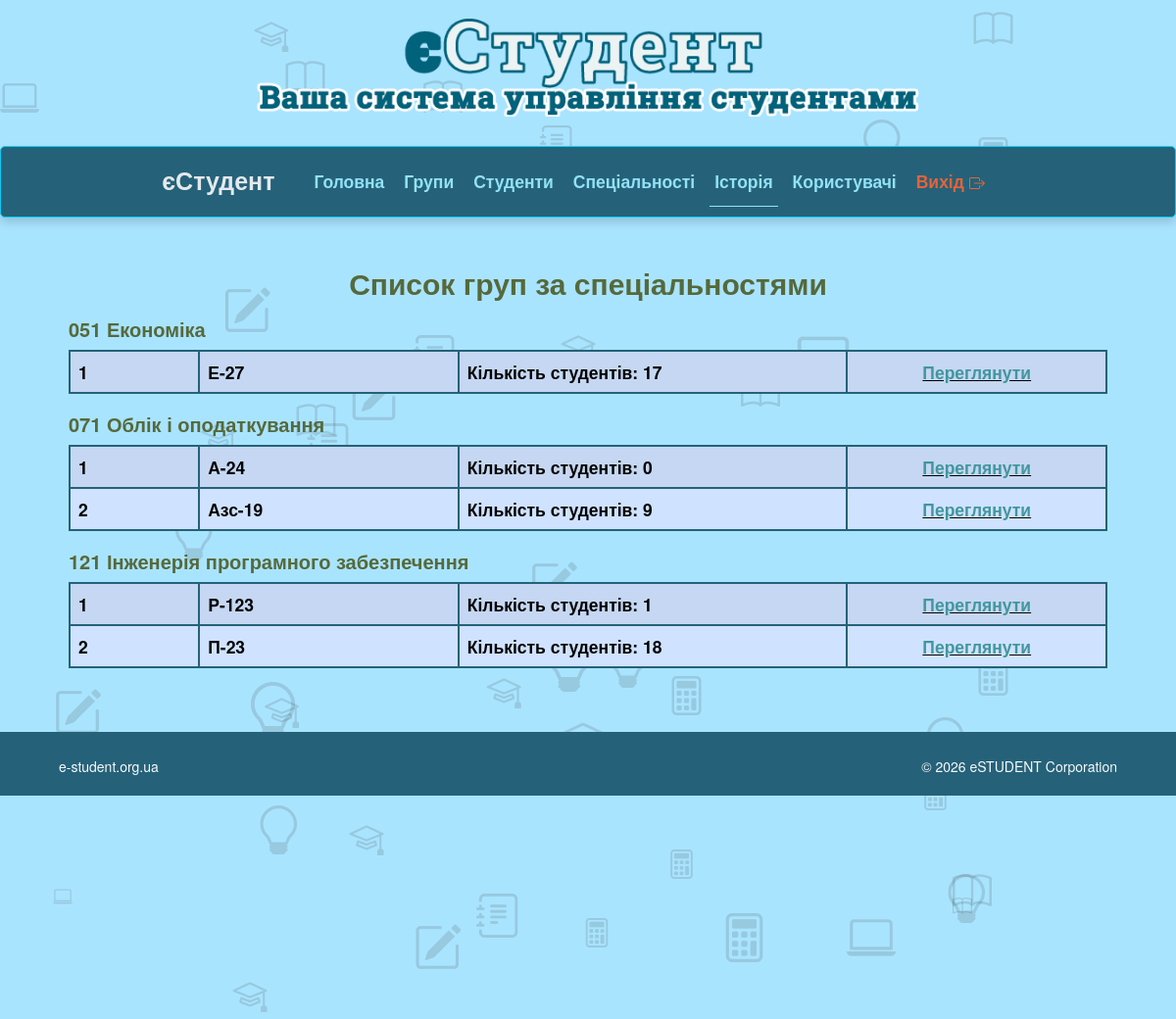
The page /admin/filter_old_group.php (signed in) on the database its author committed.
### tables this page shows
CREATE TABLE `old_st_group` (
  `operation_id` int(11) NOT NULL,
  `operation_name` varchar(63) NOT NULL,
  `operation_date` date NOT NULL,
  `g_vipusc` varchar(3) NOT NULL,
  `g_im` varchar(7) NOT NULL,
  `g_galuz` varchar(50) NOT NULL,
  `g_spec` varchar(80) NOT NULL,
  `g_specz` varchar(80) NOT NULL,
  `g_course` varchar(1) NOT NULL,
  `g_count_stud` int(2) NOT NULL,
  `g_count_derg` int(2) NOT NULL,
  `g_count_comerc` int(2) NOT NULL,
  `g_nastav` varchar(20) NOT NULL,
  `g_formnavch` varchar(10) NOT NULL DEFAULT 'Денна',
  `g_id_sp` varchar(10) NOT NULL
);

### admin/filter_old_group.php (the view, shortened to what this page needs)
<!DOCTYPE html>
<html lang="en">
    <head>
         <link href="https://cdn.jsdelivr.net/npm/bootstrap@5.3.6/dist/css/bootstrap.min.css" rel="stylesheet">
        <link rel="stylesheet" href="../assets/css/bootstrap.css" rel="stylesheet">
		<link rel="stylesheet" href="../css/my_style.css" rel="stylesheet">
	</head>
<body>
    <div id="body-bg">
        <div id="header">
            <div class="container">
                <div class="row">
                    <div class="logo">
                        <a href="index.html" title="">
                            <img style="width: 100%;" src="../assets/img/logo.png" alt="Logo" />
                        </a>
                    </div>
                </div>
            </div>
        </div>
        <?php include ("../include/adm_menu.php"); ?>
        <?php include ("../include/background_icon.php"); ?>
        <div class="container bottom-border">
            <div class="row padding-top-40">
                <div class="col-md-12">
                    <h2 class="text-center" style="color:#56693c;"><strong>Список груп за спеціальностями</strong></h2>
                    <?php
                    $result_specs = mysqli_query($linc, "SELECT DISTINCT g_spec FROM old_st_group   ORDER BY g_spec ASC");
                    if (mysqli_num_rows($result_specs) > 0) {
                        while ($spec = mysqli_fetch_assoc($result_specs)) {
                            echo '<h3 class="fs-2" style="margin-left:10px; margin-top:20px; color:#56693c;"><strong>' . $spec['g_spec'] . '</strong></h3>';
                            $result_groups = mysqli_query($linc, "SELECT * FROM old_st_group  WHERE g_spec='" . mysqli_real_escape_string($linc, $spec['g_spec']) . "' GROUP BY g_im ORDER BY g_im ASC");
                            if (mysqli_num_rows($result_groups) > 0) {
                                echo '<div class="col-md-12" style="margin-top:0px;border:none;">';
                                echo '<table class="table table-primary rounded-1 table-striped 98px fs-3 fs-sm-1 justify-content-center 	table-responsive-md" style="width: 100% ; min-width: 400px;">';
                                $i = 1;
                                while ($group = mysqli_fetch_assoc($result_groups)) {
                                    echo '<tr>';
                                    echo    '<td class="col-md-1" style="white-space: nowrap;"><strong>' . $i . '</strong></td>';
                                    echo    '<td class="col-md-2"><strong>' . $group['g_im'] . '</strong></td>';
                                    echo    '<td class="col-md-3" style="white-space: nowrap;"><strong>Кількість студентів: ' . $group['g_count_stud'] . '</strong></td>';
                                        echo '<td class="col-md-2 fw-bold text-center" style="text-decoration-line: underline; font-size: 16 px;"><strong>';
                                        echo '<a href="view_old	_group.php?g_im=' . $group["g_im"] . '">Переглянути</a>';
                                        echo '</strong></td>';
                                    echo '</tr>';
                                    $i++;
                                }
                                echo '</table></div>';
                            } else {
                                echo '<p class="text-center"><strong>Немає груп для цієї спеціальності</strong></p>';
                            }
                        }
                    } else {
                        echo '<h3 class="fs-2 text-center"><strong>Немає доступних спеціальностей</strong></h3>';
                    }
                    ?>
                </div>
            </div>
        </div>
<?php include ("../include/footer.php");?>
    </div>
</body>
</html>

### css/my_style.css (style rules this page uses)
.container { max-width: 1080px; padding: 10px; width: 100%; }
body { background-color: #3ac1ff6f; }
.logo { margin-bottom: 20px; }
tr,td,th { border-width: 2px; border-color: #256279; align-items:center; justify-items: center; table-layout: auto; }

### include/background_icon.php (style rules this page uses)
body { overflow-x: hidden; position: relative; }

### rows shown on the page
old_st_group: g_im "Е-27", g_count_stud "17"
old_st_group: g_im "А-24", g_count_stud "0"
old_st_group: g_im "Азс-19", g_count_stud "9"
old_st_group: g_im "P-123", g_count_stud "1"
old_st_group: g_im "П-23", g_count_stud "18"

### other values the page prints
$spec['g_spec'] "051 Економіка"
$spec['g_spec'] "071 Облік і оподаткування"
$spec['g_spec'] "121 Інженерія програмного забезпечення"
